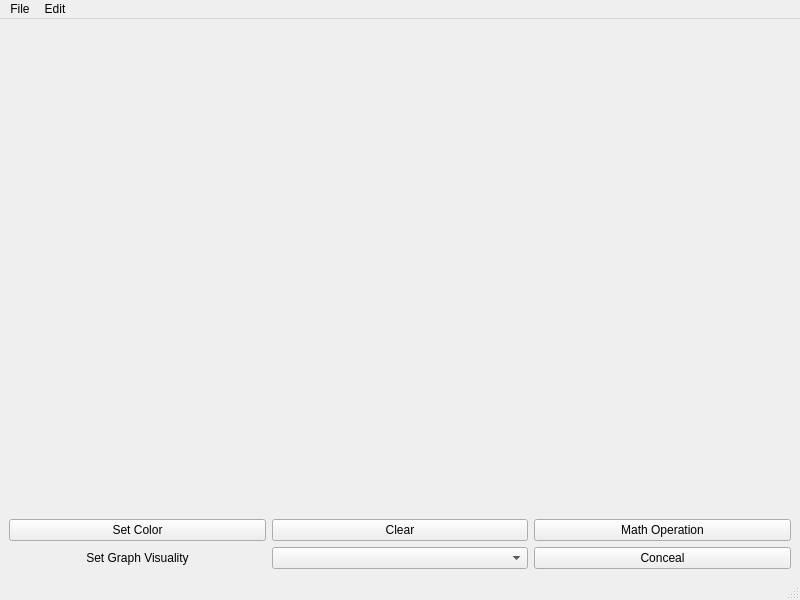
<?xml version="1.0" encoding="UTF-8"?>
<ui version="4.0">
 <class>DataCanvas</class>
 <widget class="QMainWindow" name="DataCanvas">
  <property name="geometry">
   <rect>
    <x>0</x>
    <y>0</y>
    <width>800</width>
    <height>600</height>
   </rect>
  </property>
  <property name="windowTitle">
   <string>DataCanvas</string>
  </property>
  <widget class="QWidget" name="centralwidget">
   <layout class="QGridLayout" name="gridLayout">
    <item row="2" column="2">
     <widget class="QPushButton" name="mathOpeBtn">
      <property name="text">
       <string>Math Operation</string>
      </property>
     </widget>
    </item>
    <item row="2" column="0">
     <widget class="QPushButton" name="setColorBtn">
      <property name="text">
       <string>Set Color</string>
      </property>
     </widget>
    </item>
    <item row="2" column="1">
     <widget class="QPushButton" name="clearBtn">
      <property name="text">
       <string>Clear</string>
      </property>
     </widget>
    </item>
    <item row="0" column="0" colspan="3">
     <widget class="QCustomPlot" name="Canvas" native="true"/>
    </item>
    <item row="3" column="1">
     <widget class="QComboBox" name="nameForm"/>
    </item>
    <item row="3" column="0">
     <widget class="QLabel" name="setVisuality">
      <property name="text">
       <string>&lt;html&gt;&lt;head/&gt;&lt;body&gt;&lt;p align=&quot;center&quot;&gt;Set Graph Visuality&lt;/p&gt;&lt;/body&gt;&lt;/html&gt;</string>
      </property>
     </widget>
    </item>
    <item row="3" column="2">
     <widget class="QPushButton" name="setVisualityBtn">
      <property name="text">
       <string>Conceal</string>
      </property>
     </widget>
    </item>
   </layout>
  </widget>
  <widget class="QMenuBar" name="menubar">
   <property name="geometry">
    <rect>
     <x>0</x>
     <y>0</y>
     <width>800</width>
     <height>26</height>
    </rect>
   </property>
   <widget class="QMenu" name="menuFile">
    <property name="title">
     <string>File</string>
    </property>
    <addaction name="actionOpen"/>
    <addaction name="separator"/>
    <addaction name="actionSaveImage"/>
   </widget>
   <widget class="QMenu" name="menuEdit">
    <property name="title">
     <string>Edit</string>
    </property>
    <addaction name="actionOptions"/>
   </widget>
   <addaction name="menuFile"/>
   <addaction name="menuEdit"/>
  </widget>
  <widget class="QStatusBar" name="statusbar"/>
  <action name="actionOpen">
   <property name="text">
    <string>Open</string>
   </property>
  </action>
  <action name="actionOptions">
   <property name="text">
    <string>Options</string>
   </property>
  </action>
  <action name="actionSaveImage">
   <property name="text">
    <string>Save Image to...</string>
   </property>
  </action>
 </widget>
 <customwidgets>
  <customwidget>
   <class>QCustomPlot</class>
   <extends>QWidget</extends>
   <header location="global">qcustomplot.h</header>
   <container>1</container>
  </customwidget>
 </customwidgets>
 <resources/>
 <connections/>
</ui>
